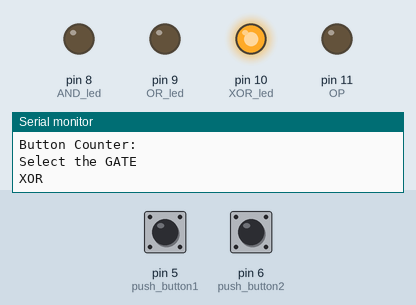
The sketch below on a simulated Arduino Uno, built with avr-gcc and run on an emulated ATmega328P. Parts: output pins drawn as LEDs (lit = HIGH), the last lines printed to the serial monitor. The inputs (shaded band) are chosen by the test bench; at power-on: pin 5 (push_button1) LOW, pin 6 (push_button2) LOW.

Above: at 1.2 s.
1.3 s: pin 5 (push_button1) pulled HIGH for 0.15 s
At 2.2 s:
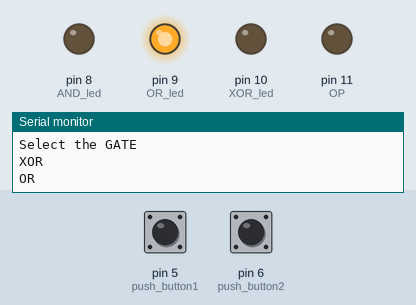
2.9 s: pin 5 (push_button1) pulled HIGH for 1 s
At 3.4 s:
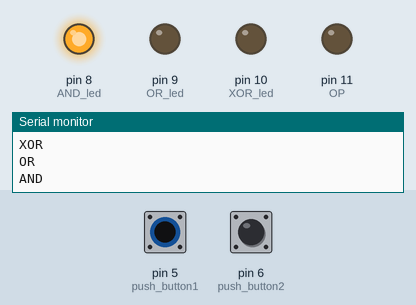
5.4 s: pin 5 (push_button1) pulled HIGH for 3.2 s
At 6.5 s:
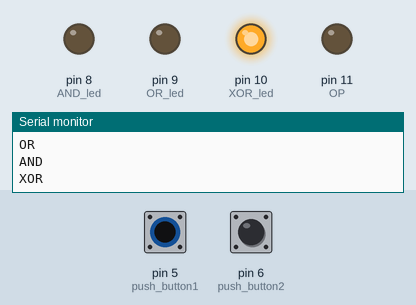
Timing chart, 0 to 8.4 s (numbered marks = the images above; inputs shaded):
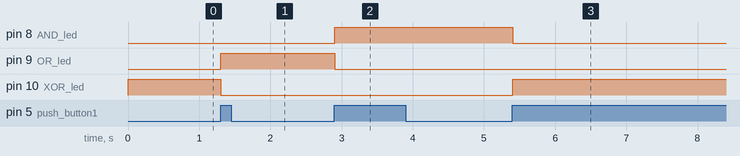

The sketch:

2.ino
```cpp
const byte AND_led = 8;
const byte OR_led = 9;
const byte XOR_led = 10;
const byte OP = 11;
const byte push_button1 = 5;
const byte push_button2 = 6;
const byte push_button3 = 7;

char buffer[64];

#define wait_time 5000

int lastButtonState = LOW;

unsigned long lastDebounceTime ;
const unsigned long debounceDelay = 50;
bool arr[2] = {0,0};
int counter;
char gates[3] = {'^','|','&'};

void setup() {
  Serial.begin(9600);
  Serial.println("Button Counter: ");

  pinMode(AND_led, OUTPUT);
  pinMode(OR_led, OUTPUT);
  pinMode(XOR_led, OUTPUT);
  pinMode(OP, OUTPUT);

  pinMode(push_button1, INPUT);
  pinMode(push_button2, INPUT);
  pinMode(push_button3, INPUT);
}

void loop() {
  char y_n;
  do{
  	Serial.println("Select the GATE");
  	int gate = select_gate();
  	binary_input();
  	show_output(gate);
  	delay(100);
    Serial.println("Do you want to continue? (Y/N)");
  	arr[0];arr[1] = 0;
    while (Serial.available() == 0) {
      // Do nothing, just wait for input
    }
    y_n = Serial.read();
  }while(y_n == 'Y' || y_n == 'y');

}

void show_output(int gate){

  int result = gate == 0 ? (arr[0]^arr[1]):gate==1?(arr[0]|arr[1]):(arr[0]&arr[1]);
  sprintf(buffer, "%d %c %d = %d",arr[0],gates[gate],arr[1],result);
  Serial.println(buffer);


}

void binary_input(){
  bool input1 = false, input2 = false;
  unsigned long lastButtonPress ;
  Serial.println("Select the first binary input: ");
  Serial.println(arr[0]);
  lastButtonState = LOW;
  lastButtonPress = millis();
  while(millis() - lastButtonPress < wait_time){
    int reading = digitalRead(push_button2);
    if(reading != lastButtonState){
      lastButtonPress = millis();
    }
    delay(3);
    if((millis() - lastButtonPress) > 0){
      if((reading == HIGH) && (lastButtonState == LOW)){

      	arr[0] = !arr[0];
      	Serial.println(arr[0]);

      }
    }


    lastButtonState = reading;
    delay(100);
  }
  Serial.println("Select the second binary input: ");
  Serial.println(arr[1]);
  lastButtonState = LOW;
  lastButtonPress = millis();
  while(millis() - lastButtonPress < wait_time){
    int reading = digitalRead(push_button3);

    if(reading != lastButtonState){
      lastButtonPress = millis();
    }
    delay(3);
    if((millis() - lastButtonPress) > 0){
      if((reading == HIGH) && (lastButtonState == LOW)){
        arr[1] = !arr[1];
        Serial.println(arr[1]);
      }
    }
    lastButtonState = reading;
    delay(100);
  }

}

int select_gate(){
  //set a 1000ms pausetime
  //create a loop, that when the button is not pressed for more than 1000ms we exit of the loop
  bool flag = 0;
  counter = 0;
  Serial.println("XOR");
  digitalWrite(XOR_led,HIGH);
  digitalWrite(AND_led,LOW);
  digitalWrite(OR_led,LOW);
  lastDebounceTime = millis();
  delay(100);
  while(!flag){
    debounce(flag,counter);
  }
  return counter;

}

void debounce(bool& flag, int& counter) {
  int reading = digitalRead(push_button1);

  if (reading != lastButtonState) {
    lastDebounceTime = millis();  // Reset debounce timer only if the state changes
  }
    //Serial.print(reading);
    //Serial.print(" ");  // Print a space
	//Serial.print(lastButtonState);
  	delay(3);

  if ((millis() - lastDebounceTime) > 0) {  // Ensure stability
    if ((reading == HIGH) && (lastButtonState == LOW)) {  // Detect button press
      counter = ++counter%3; // Increment counter
      switch(counter){
      	case 0:
        	Serial.println("XOR");
        	digitalWrite(XOR_led,HIGH);
        	digitalWrite(AND_led,LOW);
        	digitalWrite(OR_led,LOW);
        	break;
        case 1:
			Serial.println("OR");
        	digitalWrite(XOR_led,LOW);
        	digitalWrite(AND_led,LOW);
        	digitalWrite(OR_led,HIGH);
        	break;
        case 2:
        	Serial.println("AND");
        	digitalWrite(XOR_led,LOW);
        	digitalWrite(AND_led,HIGH);
        	digitalWrite(OR_led,LOW);
        	break;
      }
    }

  }
  lastButtonState = reading;  // Update state after debounce
  if(millis() - lastDebounceTime > wait_time) flag = 1;
}
```

Measured:
- after the input at 1.3 s, pin 9 (OR_led): LOW → HIGH at once; pin 10 (XOR_led): HIGH → LOW at once
- after the input at 2.9 s, pin 8 (AND_led): LOW → HIGH at once; pin 9 (OR_led): HIGH → LOW at once
- after the input at 5.4 s, pin 8 (AND_led): HIGH → LOW at once; pin 10 (XOR_led): LOW → HIGH at once
